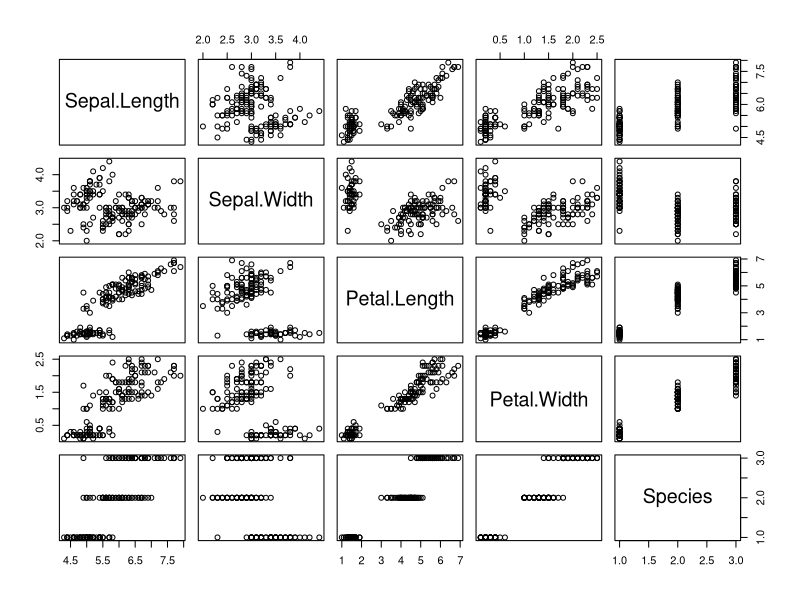
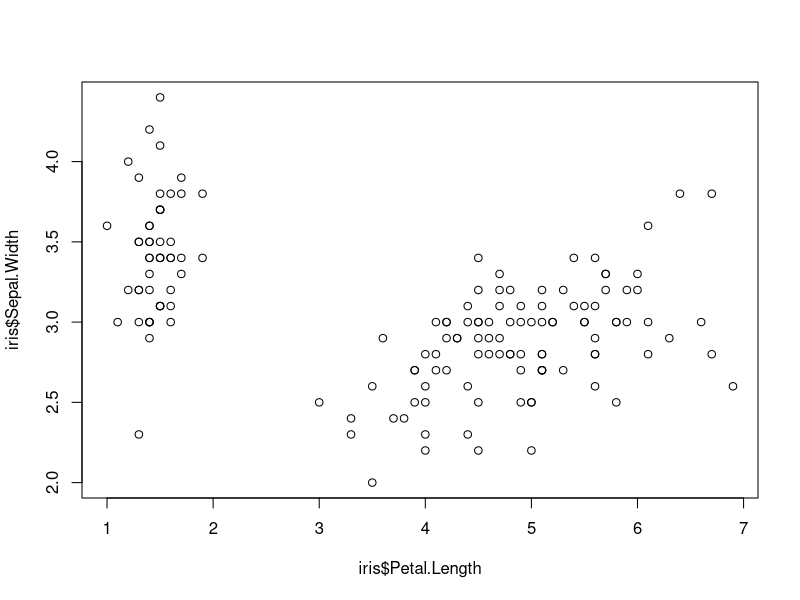
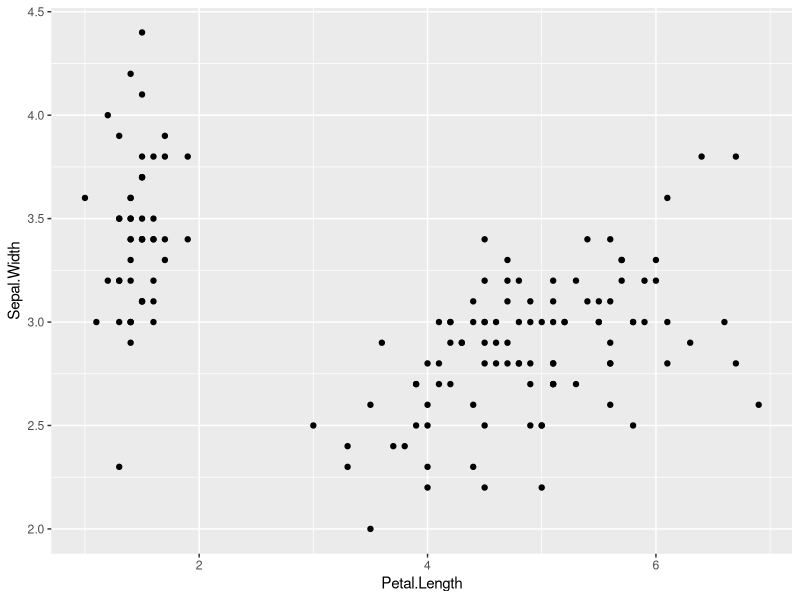
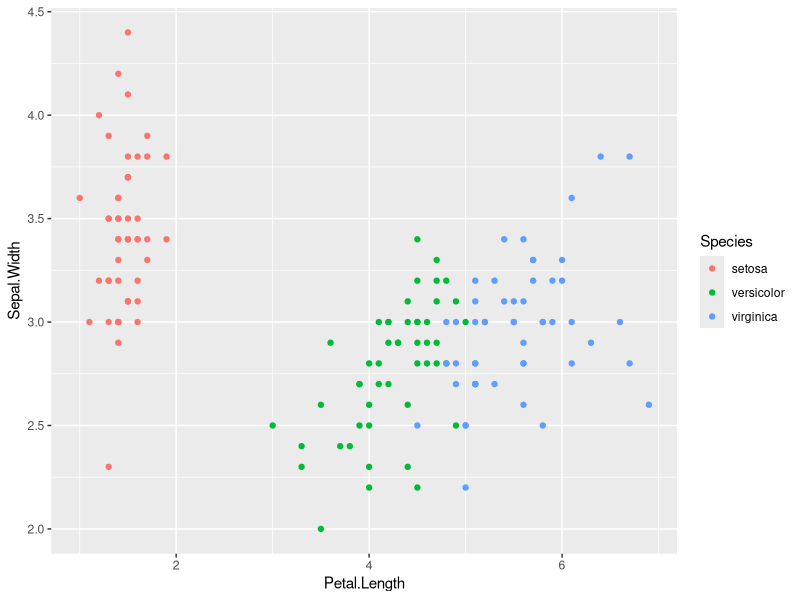
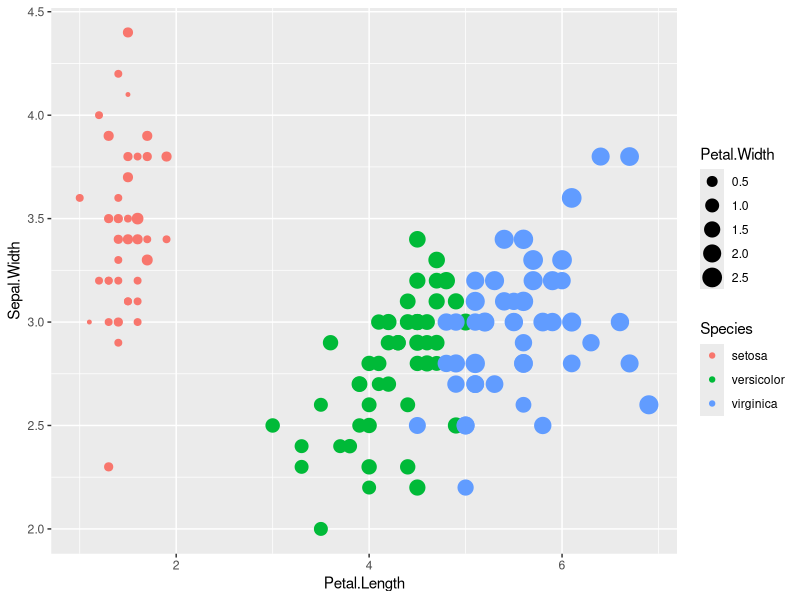
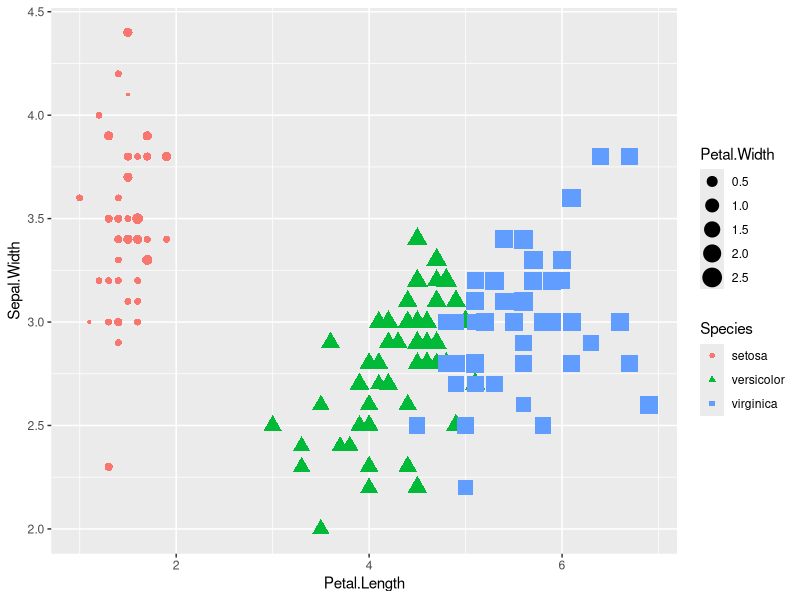
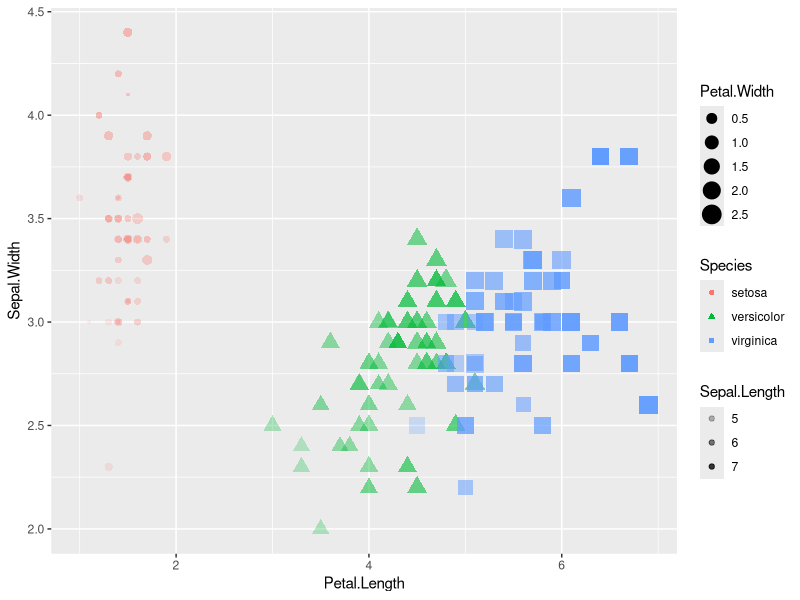
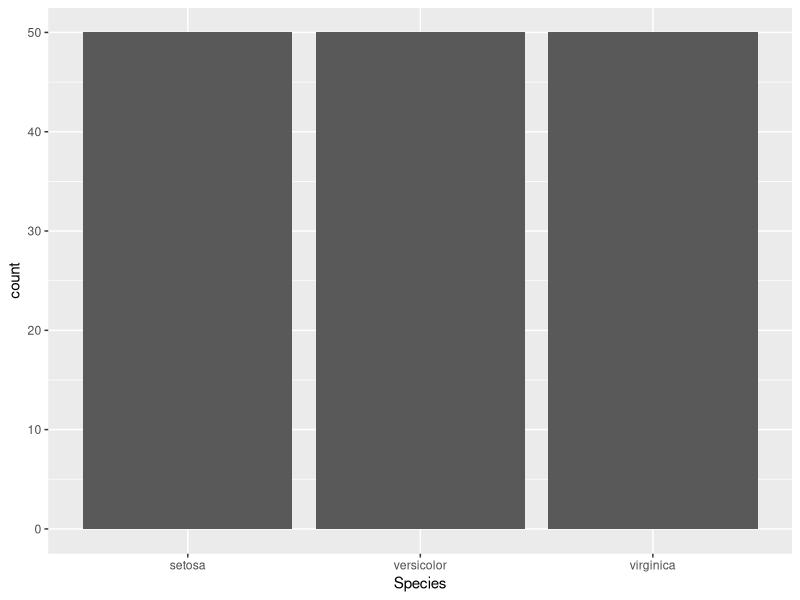

These figures' R source, in order: (Note: this script raises an error after producing the figures.)
# R has three main plotting systems:
  #   1. main plotting embedded in R
  #   2. lattice plotting system
  #   3. ggplot <- good for plotting data!


  library(ggplot2)

 
# IRIS data set <- load available sets with data() ----

  data()
    data("iris")
    head(iris)
    summary(iris)
  
# PLOT IRIS ----
  
  plot(iris)
    # interesting relationship b/w petal length & sepal width
  
  plot(iris$Petal.Length, iris$Sepal.Width)

# GGPLOT explanation ----
  
      # gg stands for "grammar of graphics" = any graphical representation of data/plot/graph
      # can be produced from a series of layers
          # layer   grid lines --> plotting area
          # layer   axis ticks
          # layer   values for the axis
          # layer   labels for the axis
          # layer   plot title
          # layer   geoms --> geometric objects (can be dots, triangles, text, etc)
          # layer   additional plots (boxplots, regression lines, confidence intervals, text, ..)
          # ...
      # ggplot fct. needs:
          # 1. data frame --> here iris
          # 2. aes fct. --> aesthetic mappings = relationship b/w variable and some aspect of the plot
            # e.g. values of x-axis, so we can map petal.length values to x-axis
            # e.g. sepal.width to the y-axis
            # you can choose color, size, transparency, ...
 
  
# GGPLOT IRIS ----
  ggplot(iris, aes(x=Petal.Length, y = Sepal.Width)) +  # <-- base plot, now add on with +
    geom_point() # now we get all single dots of data 
    ?geom_point() # look at the Aesthetics options --> this can be data input
                  # are there relationships among those 3 species?
   
    
    # add color 
      # +++ good for continuous variables
  
  ggplot(iris, aes(x=Petal.Length, 
                   y = Sepal.Width, 
                   col = Species)) +
                  geom_point()    
  
    # add representation of petal.width --> add size
  
  ggplot(iris, aes(x=Petal.Length, 
                   y = Sepal.Width, 
                   col = Species, 
                   size = Petal.Width)) +
                  geom_point() 
  
    # add shape
      # +++ categorical values
      # --- continuous values don't work
  
  ggplot(iris, aes(x=Petal.Length, 
                   y = Sepal.Width, 
                   col = Species, 
                   size = Petal.Width,
                   shape = Species)) +
                  geom_point() 

    # don't overdo it.. --> 1 variable per aesthetic
  
    # transparency = alpha 
        # --- continuous variables
        # --- changes hard to see
        # +++ use color for continuous variables
  
  ggplot(iris, aes(x=Petal.Length, 
                   y = Sepal.Width, 
                   col = Species, 
                   size = Petal.Width,
                   shape = Species,
                   alpha = Sepal.Length)) +
                  geom_point() 
      
# BAR AND BOXPLOT ----

  # x-axis = species 
  # y-axis = sepal.length
  # bar at group means
  
  ggplot(iris, aes(Species)) +
    geom_bar()  # gives error, when y is already added for a bar plot, leave out for now
                # not very useful --> simply a histogram
                # scrap that, instead we will look at Sepal.Length
  
  ggplot(iris, aes(Sepal.Length)) +
    geom_bar()  # we will now change the stats of geom_bar
                # default stat = "count"
                # stat = "summary"
                # specify WHICH summary stat you want to plot --> fun = "mean" (mean function of y)
  
  ggplot(iris, aes(Species, Sepal.Length)) +
    geom_bar(stat = "summary", fun = "mean")
  
  # col refers to the border of the geom
  ggplot(iris, aes(Species, Sepal.Length, col = Species)) +
    geom_bar(stat = "summary", fun = "mean")
  
  # col of inside = fill
  ggplot(iris, aes(Species, Sepal.Length, fill = Species)) +
    geom_bar(stat = "summary", fun = "mean")
  
  # all bars blue
  ggplot(iris, aes(Species, Sepal.Length)) +
    geom_bar(stat = "summary", fun = "mean", fill = "blue")
  
  # specific color control with color codes
  ggplot(iris, aes(Species, Sepal.Length)) +
    geom_bar(stat = "summary", fun = "mean", fill = "#ff0076")
  
  # add border to your bars
  ggplot(iris, aes(Species, Sepal.Length)) +
    geom_bar(stat = "summary", fun = "mean", fill = "#ff0076", col = "black")

  # add dots for each individual data value on top of bars
  ggplot(iris, aes(Species, Sepal.Length)) +
    geom_bar(stat = "summary", fun = "mean", fill = "#ff0076", col = "black") +
    geom_point()
  
  # quite small, hard to differentiate --> position points
  ggplot(iris, aes(Species, Sepal.Length)) +
    geom_bar(stat = "summary", fun = "mean", fill = "#ff0076", col = "black") +
    geom_point(position = position_jitter())
  
  # add width to points, shapes have numbers --> 
  ggplot(iris, aes(Species, Sepal.Length)) +
    geom_bar(stat = "summary", fun = "mean", fill = "#ff0076", col = "black") +
    geom_point(position = position_jitter(0.2), size = 3, shape = 5)

  # put everything into an object
  myPlot <- ggplot(iris, aes(Species, Sepal.Length)) +
              geom_bar(stat = "summary", fun = "mean", fill = "#ff0076", col = "black") +
              geom_point(position = position_jitter(0.2), size = 3, shape = 5)
          myPlot
  
  # change stuff further --> theme options
    ?theme
  
  myPlot + theme( panel.grid = element_blank(), # removes all grid (we could also remove just x/y axis)
                  panel.background = element_rect(fill = "white"), # removes gray box
                  # axis.line.y = element_line(color = "black", size = 0.2), --> can add y-axis line
                  # axis.line.x = element_line(color = "black", size = 0.2), --> can add x-axis line
                  panel.border = element_rect(color = "black", fill = NA, size = 0.2) # marks x/y axis and gives borders all around
                )
                  
                  
    myPlot  # Starting point and add to it         
    myPlot + theme_bw()                
    myPlot + theme_classic()                  
    myPlot + theme_dark()                  
    myPlot + theme_get()                  
    myPlot + theme_gray()  
    myPlot + theme_light()
    myPlot + theme_map()  
    myPlot + theme_minimal()  
    myPlot + theme_void()
    myPlot + theme_linedraw() + theme(panel.background = element_rect(fill = "blue")) # you can add anything you want
    myPlot + theme_hefin # object --> no () needed
  
  
  # now with boxplots
    ggplot(iris, aes(Species, Sepal.Length)) +
      geom_boxplot(fill = "#ff0080", col = "black", notch = TRUE) + #notch default = FALSE, Median clearer
      geom_point()
  # order matters --> eg.:
    ggplot(iris, aes(Species, Sepal.Length)) +
      geom_point() +
      geom_boxplot(fill = "#ff0080", col = "black", notch = TRUE) #notch default = FALSE, Median clearer

    
# FINISHING TOUCHES ----
    myPlot + 
      theme_hefin +
        labs(x = "", y = "Sepal length (mm)") +  # changes axis labels --> more info, looks better
        ggtitle("Sepal Length by iris species") +
        theme(plot.title = element_text(hjust = 0.5)) # title in the middle, default = left
    
    
# SAVING OUR PLOT ----
    # use ggsave function
    # saves last produced plot with specifications
    
    
    setwd("~/Documents") # set your working directory
                # save to desktop = "~/"
                # save to documents = "~/Documents"
                
    ggsave("plotting.pdf", width = 8, height = 5) 
      # specify type with 
        # .pdf 
        # .png 
        # .jpg 
        # .svg (install package "svg.lite" for this)
        # higher png resolution for windows with --> ggsave("x", type = "cairo-png")
      # specify unit --> default = inches
    
    
# FACTORIAL DATA ----
    data(ToothGrowth) # --> this is a factorial design experiment
    head(ToothGrowth)    
    summary(ToothGrowth)    
      # R sees "dose" as a continuous variable, but it's actually a categorical/ordinal variable (can be only 0.5, 1, or 2)
    
    ggplot(ToothGrowth, aes(supp, len, fill = dose)) +
      geom_bar(stat = "summary", fun = "median", col = "black") # summary, not count
        
      # tell R that dose = factor
      # tell R that position =  "stack" (stacks each mean on top of each other)
      #                         "fill" (takes 100% of each group and plots bar width as proportion of each dose)
      #                         "dodge" (easier comparisons with separate bars)
    ggplot(ToothGrowth, aes(supp, len, fill = as.factor(dose))) +
      geom_bar(stat = "summary", fun = "median", col = "black", position = "dodge") + # default "dodge" = bars are immediately each other
      geom_point(position = position_dodge(0.9)) # must specify the dot positions

    ggplot(ToothGrowth, aes(as.factor(dose), len, group = supp, col = supp)) +
      geom_line(stat = "summary", fun = "mean") + # specify that we want summary statistics
      geom_smooth(method = "lm") # draw regression lines on your plots
    
    
    